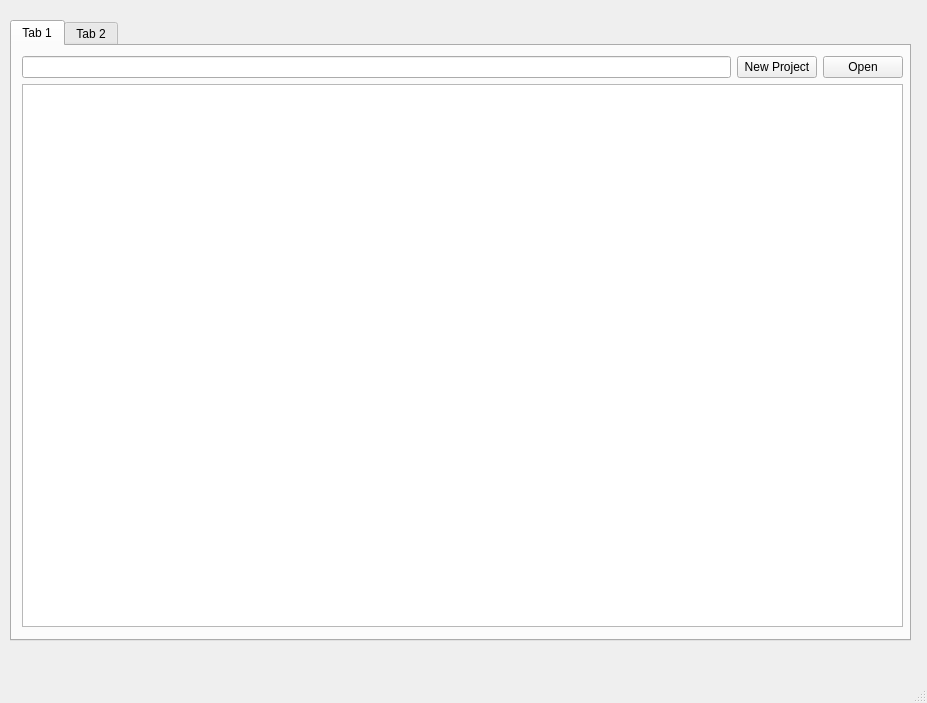
<?xml version="1.0" encoding="UTF-8"?>
<ui version="4.0">
 <class>NNCreatorStartWindow</class>
 <widget class="QMainWindow" name="NNCreatorStartWindow">
  <property name="geometry">
   <rect>
    <x>0</x>
    <y>0</y>
    <width>927</width>
    <height>703</height>
   </rect>
  </property>
  <property name="windowTitle">
   <string>Neural network creator</string>
  </property>
  <widget class="QWidget" name="centralwidget">
   <widget class="QTabWidget" name="tabWidget">
    <property name="geometry">
     <rect>
      <x>10</x>
      <y>20</y>
      <width>901</width>
      <height>621</height>
     </rect>
    </property>
    <property name="currentIndex">
     <number>0</number>
    </property>
    <widget class="QWidget" name="tab">
     <attribute name="title">
      <string>Tab 1</string>
     </attribute>
     <widget class="QWidget" name="verticalLayoutWidget">
      <property name="geometry">
       <rect>
        <x>10</x>
        <y>10</y>
        <width>881</width>
        <height>571</height>
       </rect>
      </property>
      <layout class="QVBoxLayout" name="verticalLayout">
       <item>
        <layout class="QHBoxLayout" name="horizontalLayout">
         <item>
          <widget class="QLineEdit" name="search_project_LE"/>
         </item>
         <item>
          <widget class="QPushButton" name="new_project_btn">
           <property name="text">
            <string>New Project</string>
           </property>
          </widget>
         </item>
         <item>
          <widget class="QPushButton" name="open_project_btn">
           <property name="text">
            <string>Open</string>
           </property>
          </widget>
         </item>
        </layout>
       </item>
       <item>
        <widget class="QListView" name="projects_LV"/>
       </item>
      </layout>
     </widget>
    </widget>
    <widget class="QWidget" name="tab_2">
     <attribute name="title">
      <string>Tab 2</string>
     </attribute>
    </widget>
   </widget>
  </widget>
  <widget class="QMenuBar" name="menubar">
   <property name="geometry">
    <rect>
     <x>0</x>
     <y>0</y>
     <width>927</width>
     <height>25</height>
    </rect>
   </property>
  </widget>
  <widget class="QStatusBar" name="statusbar"/>
 </widget>
 <resources/>
 <connections/>
</ui>
